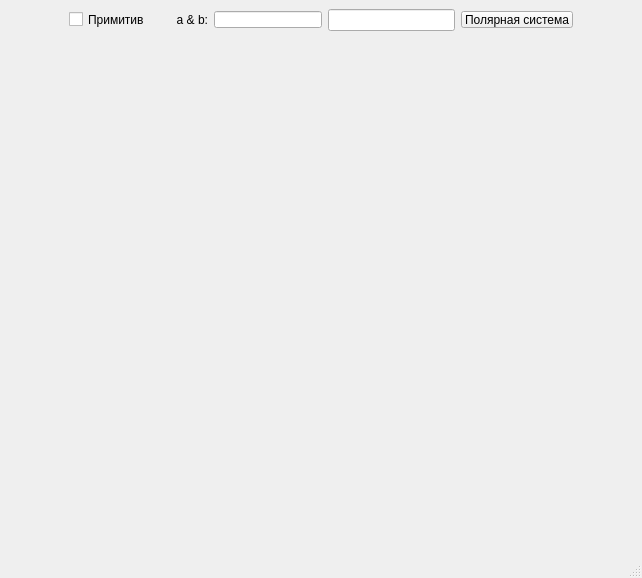
<?xml version="1.0" encoding="UTF-8"?>
<ui version="4.0">
 <class>MainWindow</class>
 <widget class="QMainWindow" name="MainWindow">
  <property name="geometry">
   <rect>
    <x>0</x>
    <y>0</y>
    <width>642</width>
    <height>578</height>
   </rect>
  </property>
  <property name="windowTitle">
   <string>MainWindow</string>
  </property>
  <widget class="QWidget" name="centralwidget">
   <property name="sizePolicy">
    <sizepolicy hsizetype="Expanding" vsizetype="Expanding">
     <horstretch>0</horstretch>
     <verstretch>0</verstretch>
    </sizepolicy>
   </property>
   <property name="minimumSize">
    <size>
     <width>642</width>
     <height>539</height>
    </size>
   </property>
   <layout class="QVBoxLayout" name="verticalLayout_2">
    <item>
     <layout class="QVBoxLayout" name="verticalLayout">
      <item>
       <layout class="QHBoxLayout" name="horizontalLayout">
        <property name="spacing">
         <number>6</number>
        </property>
        <property name="leftMargin">
         <number>60</number>
        </property>
        <property name="rightMargin">
         <number>60</number>
        </property>
        <item>
         <widget class="QCheckBox" name="checkBox">
          <property name="sizePolicy">
           <sizepolicy hsizetype="Fixed" vsizetype="Fixed">
            <horstretch>0</horstretch>
            <verstretch>0</verstretch>
           </sizepolicy>
          </property>
          <property name="minimumSize">
           <size>
            <width>85</width>
            <height>17</height>
           </size>
          </property>
          <property name="maximumSize">
           <size>
            <width>85</width>
            <height>17</height>
           </size>
          </property>
          <property name="text">
           <string>Примитив</string>
          </property>
         </widget>
        </item>
        <item>
         <widget class="QLabel" name="radiusLabel">
          <property name="sizePolicy">
           <sizepolicy hsizetype="Fixed" vsizetype="Fixed">
            <horstretch>0</horstretch>
            <verstretch>0</verstretch>
           </sizepolicy>
          </property>
          <property name="minimumSize">
           <size>
            <width>48</width>
            <height>17</height>
           </size>
          </property>
          <property name="maximumSize">
           <size>
            <width>66</width>
            <height>17</height>
           </size>
          </property>
          <property name="text">
           <string>a &amp; b:</string>
          </property>
          <property name="alignment">
           <set>Qt::AlignRight|Qt::AlignTrailing|Qt::AlignVCenter</set>
          </property>
         </widget>
        </item>
        <item>
         <widget class="QLineEdit" name="aLineEdit">
          <property name="sizePolicy">
           <sizepolicy hsizetype="Fixed" vsizetype="Fixed">
            <horstretch>0</horstretch>
            <verstretch>0</verstretch>
           </sizepolicy>
          </property>
          <property name="minimumSize">
           <size>
            <width>66</width>
            <height>17</height>
           </size>
          </property>
          <property name="maximumSize">
           <size>
            <width>120</width>
            <height>17</height>
           </size>
          </property>
         </widget>
        </item>
        <item>
         <widget class="QLineEdit" name="bLineEdit"/>
        </item>
        <item>
         <widget class="QPushButton" name="toPolarButton">
          <property name="sizePolicy">
           <sizepolicy hsizetype="Fixed" vsizetype="Fixed">
            <horstretch>0</horstretch>
            <verstretch>0</verstretch>
           </sizepolicy>
          </property>
          <property name="minimumSize">
           <size>
            <width>80</width>
            <height>17</height>
           </size>
          </property>
          <property name="maximumSize">
           <size>
            <width>120</width>
            <height>17</height>
           </size>
          </property>
          <property name="text">
           <string>Полярная система</string>
          </property>
         </widget>
        </item>
       </layout>
      </item>
      <item>
       <widget class="QCustomPlot" name="plot" native="true">
        <property name="sizePolicy">
         <sizepolicy hsizetype="Expanding" vsizetype="Expanding">
          <horstretch>0</horstretch>
          <verstretch>0</verstretch>
         </sizepolicy>
        </property>
        <property name="minimumSize">
         <size>
          <width>600</width>
          <height>400</height>
         </size>
        </property>
        <property name="maximumSize">
         <size>
          <width>1920</width>
          <height>1080</height>
         </size>
        </property>
       </widget>
      </item>
     </layout>
    </item>
   </layout>
  </widget>
  <widget class="QMenuBar" name="menubar">
   <property name="geometry">
    <rect>
     <x>0</x>
     <y>0</y>
     <width>642</width>
     <height>21</height>
    </rect>
   </property>
  </widget>
  <widget class="QStatusBar" name="statusbar"/>
 </widget>
 <customwidgets>
  <customwidget>
   <class>QCustomPlot</class>
   <extends>QWidget</extends>
   <header>qcustomplot.h</header>
   <container>1</container>
  </customwidget>
 </customwidgets>
 <resources/>
 <connections/>
</ui>
